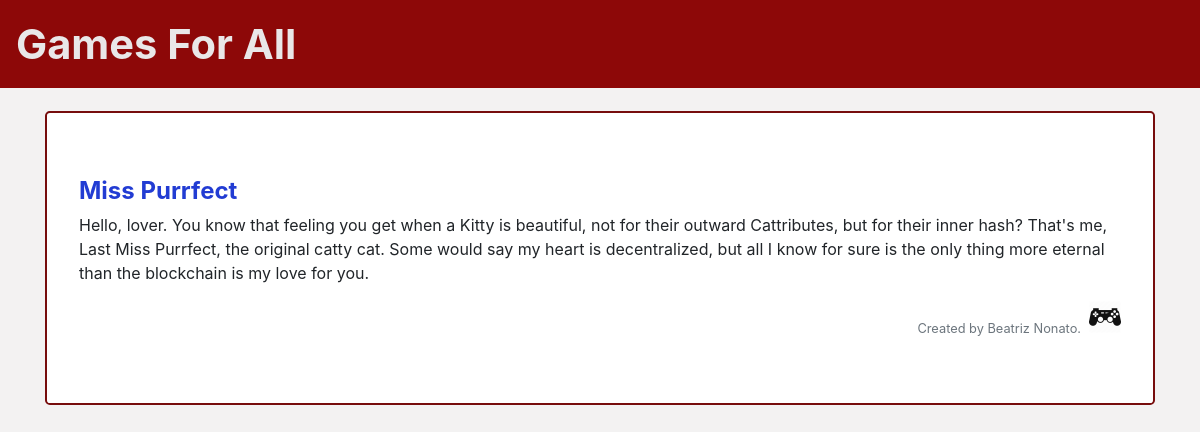
Page /catalog/Fancy Cats/Miss Purrfect/ on the committed database.
### db_setup.py (models this page shows, shortened)
class Item(Base):
    __tablename__ = 'item'
    name = Column(String(80), nullable=False)
    id = Column(Integer, primary_key=True)
    description = Column(String(250))
    category_name = Column(Integer, ForeignKey('category.id'))
    category = relationship(Category)
    user_id = Column(Integer, ForeignKey('user.id'))
    user = relationship(User)
    picture = Column(String(250))

class User(Base):
    __tablename__ = 'user'
    id = Column(Integer, primary_key=True)
    name = Column(String(250), nullable=False)
    email = Column(String(250), nullable=False)
    picture = Column(String(250))

### project.py (the view)
@app.route('/catalog/<string:category_name>/<string:item_name>/')
def showItem(category_name, item_name):
    category = session.query(Category).filter_by(name=category_name).first()
    item = session.query(Item).filter_by(name=item_name,
                                         category=category).first()
    if item:
        creator = getUserInfo(item.user_id)
        return render_template('item.html', item=item, creator=creator)
    return render_template('item.html', item=item)

### project.py (called while the page is built)
def getUserInfo(user_id):
    user = session.query(User).filter_by(id=user_id).first()
    return user

### templates/item.html (shortened to what this page needs)
{% include 'top.html' %}
         <main role="main" class="container">
            <div class="jumbotron">
                <div class="row">
                    <div class="col">
                        <h1 class="subtitle">{{item.name}}</h1>
                        <p>{{item.description}}</p>
                    </div>
                </div>
                <div class="d-flex justify-content-end align-items-baseline">
                    <small class="text-muted">Created by {{creator.name}}.</small>
                    <img src="{{creator.picture}}" class="thumbnail">
                </div>
            </div>
        </main>
    </body>
</html>

### static/main.css (style rules this page uses)
body { background-color: rgb(243, 242, 242); }
h1 { font-weight: bold; font-size: 1.5em; }
.jumbotron { margin-top: 2%; background-color: #ffffff; border: 2px solid #770d0d; }
.thumbnail { height: 2em; width: 2em; margin-left: .5em; }
.subtitle { color: #223cd3; }

### rows in the picture
Item: name "Miss Purrfect", description "Hello, lover. You know that feeling you get when a Kitty is beautiful, not for their outward Cattributes, but for their inner hash? That's me, Last Miss Purrfect, the original catty cat. Some would say my heart is decentralized, but all I know for sure is the only thing more eternal than the blockchain is my love for you."
User: name "Beatriz Nonato", picture (picture)
